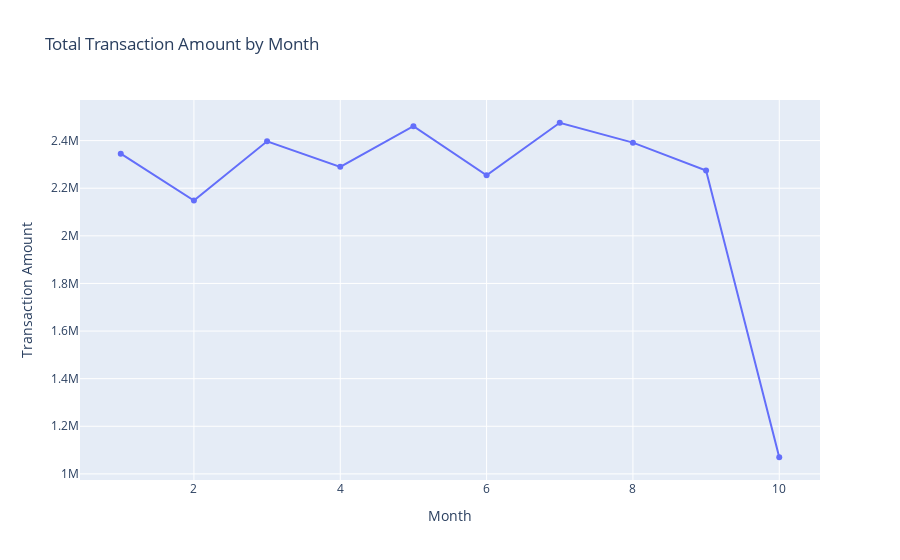

Notebook code for this chart:
### Code cell
df['Year'] = df['Date'].dt.year
df['Month'] = df['Date'].dt.month
df['Day'] = df['Date'].dt.day

# Transaction count by month
monthly_transaction_amount = df.groupby('Month')['Transaction Amount'].sum().reset_index()

fig = px.line(monthly_transaction_amount, x='Month', y='Transaction Amount', title="Total Transaction Amount by Month")
fig.update_traces(mode='lines+markers', hovertext=monthly_transaction_amount['Transaction Amount'])

# Customize hover information
fig.update_layout(hovermode='x unified', hoverlabel=dict(namelength=0))

### Figure 1 — Plotly figure (JSON) as saved in the notebook; plotly's stock layout.template omitted (floating-point values rounded to 4 significant figures)
{"data": [{"hovertemplate": "Month=%{x}<br>Transaction Amount=%{y}<extra></extra>", "hovertext": [2345000.0, 2148000.0, 2397000.0, 2290000.0, 2461000.0, 2255000.0, 2475000.0, 2391000.0, 2274000.0, 1070000.0], "legendgroup": "", "line": {"color": "#636efa", "dash": "solid"}, "marker": {"symbol": "circle"}, "mode": "lines+markers", "name": "", "orientation": "v", "showlegend": false, "type": "scatter", "x": [1, 2, 3, 4, 5, 6, 7, 8, 9, 10], "xaxis": "x", "y": [2345000.0, 2148000.0, 2397000.0, 2290000.0, 2461000.0, 2255000.0, 2475000.0, 2391000.0, 2274000.0, 1070000.0], "yaxis": "y"}], "layout": {"hoverlabel": {"namelength": 0}, "hovermode": "x unified", "legend": {"tracegroupgap": 0}, "title": {"text": "Total Transaction Amount by Month"}, "xaxis": {"anchor": "y", "domain": [0, 1], "title": {"text": "Month"}}, "yaxis": {"anchor": "x", "domain": [0, 1], "title": {"text": "Transaction Amount"}}}}
